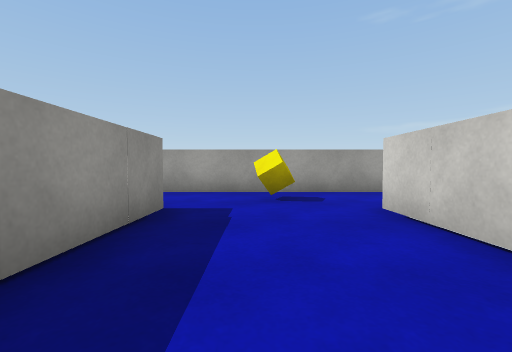
[1] (above)

18 first-person views from a walk through a Unity game level. The camera is 0.62 m above the floor, tilts 2° down and sees 90° across. The floor is counted in squares, 1 m on a side. Each view is taken from the middle of a square. On the plan, view 1 faces up. The plan holds only what a view shows up to about 9 squares ahead; the rest is blank. The place goes on beyond the plan. The player is left out. Surface patterns are stand-ins for the level's own textures.

[2]
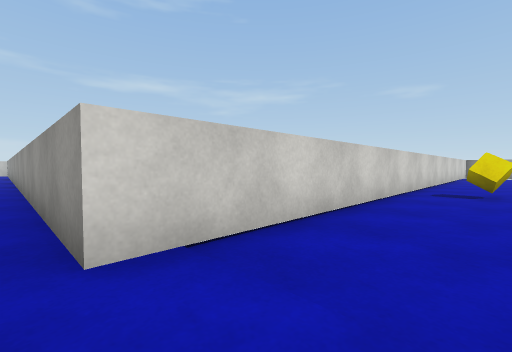

[3]
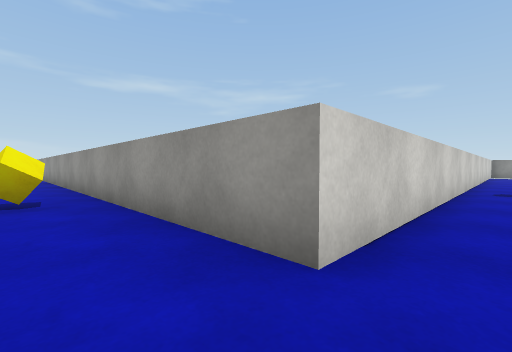

[4]
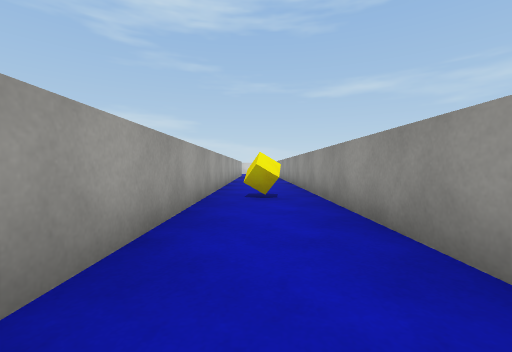

[5]
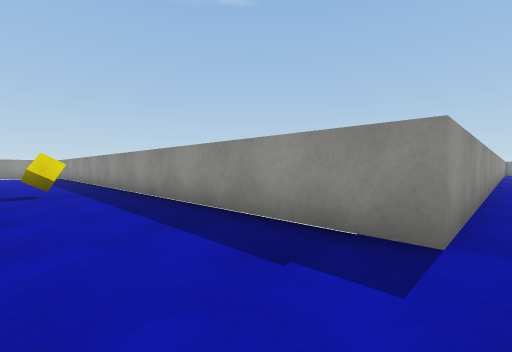

[6]
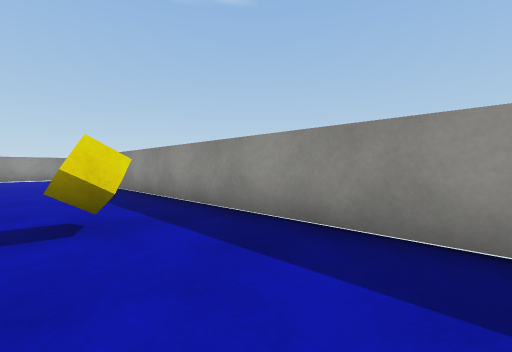

[7]
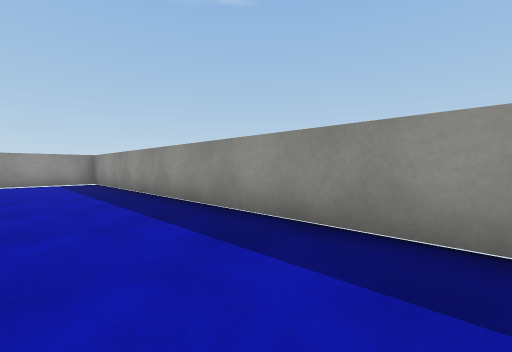

[8]
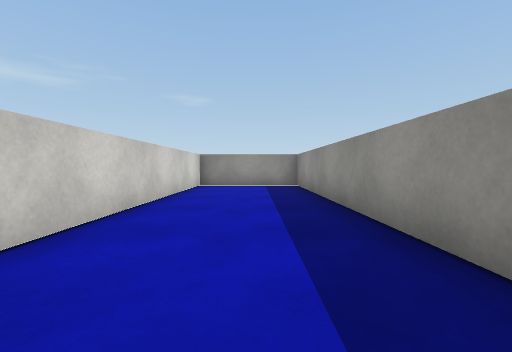

[9]
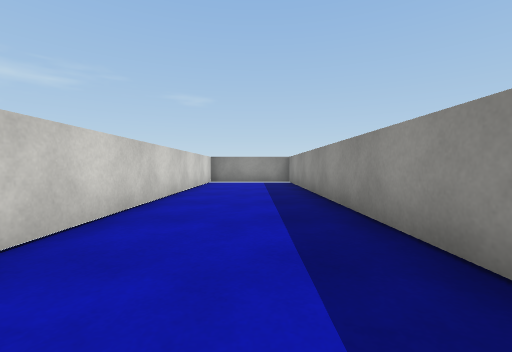

[10]
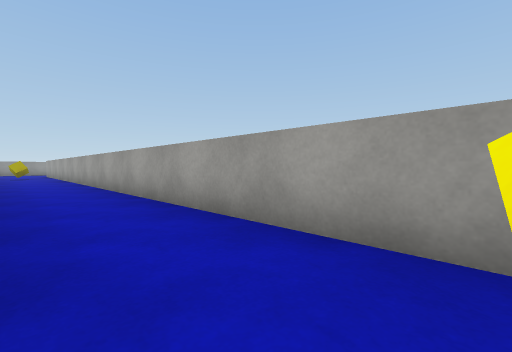

[11]
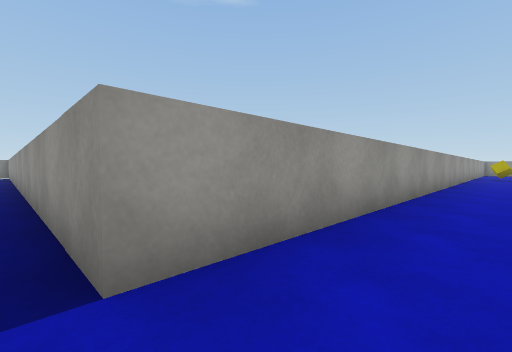

[12]
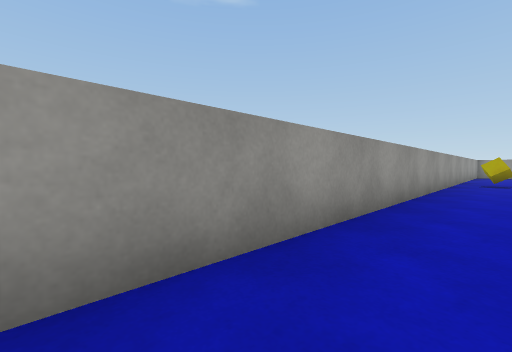

[13]
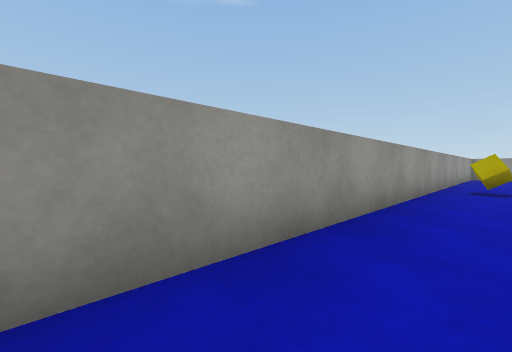

[14]
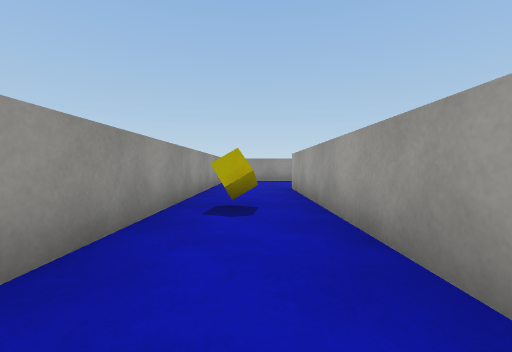

[15]
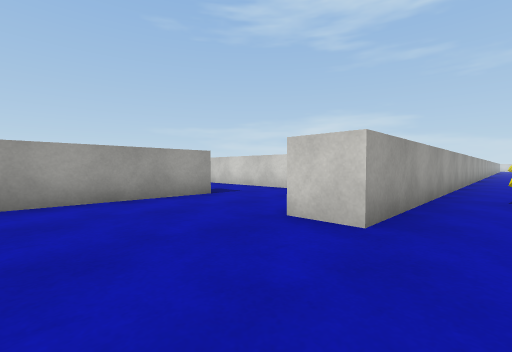

[16]
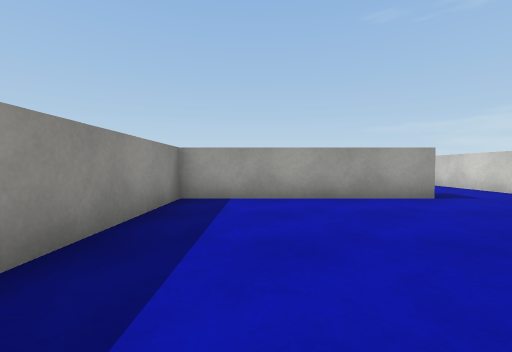

[17]
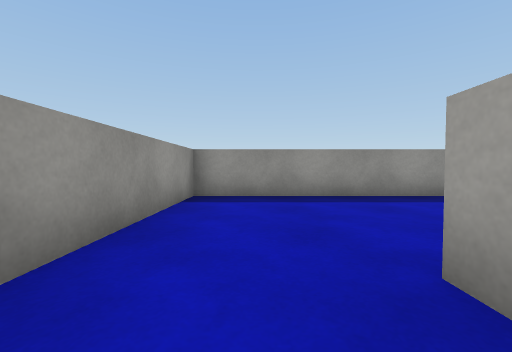

[18]
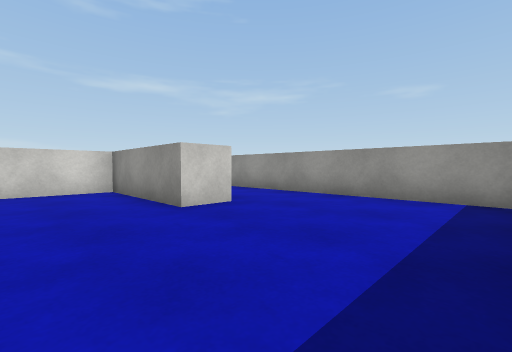

### Floor plan
Points are (right, up) in squares from view 1. A wall is a line through its corners. A room is listed if a view was taken in it or the views show most of it. See-through windows are left out.
Room 1 (views 1, 2, 3, 4, 5, 6, 7, 8, 9, 10, 11)
walls: (-1.3, 3.7) (-1.3, -14.3) (1.8, -14.3) (1.8, 3.7) (12.4, 3.7); (10, 6) (-1.5, 6)
ways out: opening at (-2, 5) to room 2
objects: yellow cube (0, -3); yellow cube (0, 5); yellow cube (6, 5)
Room 2 (views 12, 13, 14, 15, 16, 17, 18)
walls: (-20.6, 10) (-24.5, 10) (-24.5, 3.7) (-1.3, 3.7); (-1.5, 6) (-20.4, 6) (-20.4, 7)
ways out: opening at (-2, 5) to room 1; opening at (-20, 8.5) to room 3
objects: yellow cube (-17, 5)
Room 3 (no view inside)
walls: (-19.4, 10) (-20.6, 10); (-20.4, 7) (-17, 7) (-17, 11.5)
ways out: opening at (-20, 8.5) to room 2

Where each view was taken, in squares from view 1:
view 1: 0 up, 0 right, facing up
view 2: 4 up, 0 right, facing down-right
view 3: 5 up, 1 right, facing down-right
view 4: 5 up, 1 right, facing right
view 5: 4 up, 1 right, facing down-left
view 6: 0 up, 1 right, facing down-left
view 7: 4 down, 1 right, facing down-left
view 8: 6 down, 0 right, facing down
view 9: 4 down, 0 right, facing down
view 10: 4 up, 0 right, facing up-left
view 11: 5 up, 1 left, facing down-left
view 12: 5 up, 6 left, facing down-left
view 13: 5 up, 9 left, facing down-left
view 14: 5 up, 13 left, facing left
view 15: 5 up, 23 left, facing up-right
view 16: 5 up, 23 left, facing up
view 17: 5 up, 19 left, facing left
view 18: 9 up, 24 left, facing down-right
